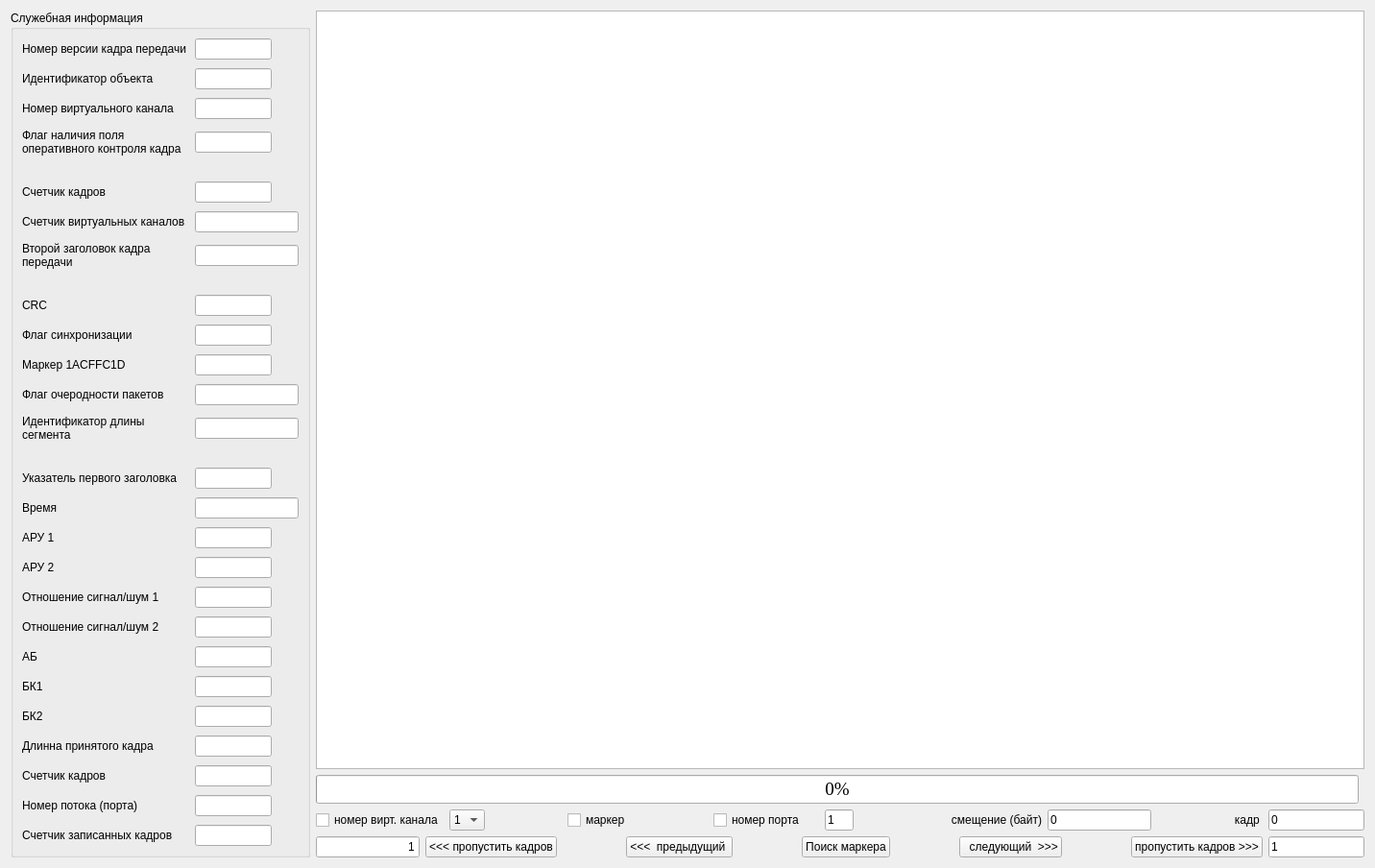
      <widget class="QWidget" name="tab_2">
       <attribute name="title">
        <string>Шестнадцатеричный</string>
       </attribute>
       <layout class="QGridLayout" name="gridLayout_2">
        <item row="8" column="2" colspan="2">
         <layout class="QHBoxLayout" name="horizontalLayout_3">
          <item>
           <widget class="QCheckBox" name="cbvirtk">
            <property name="text">
             <string>номер вирт. канала</string>
            </property>
           </widget>
          </item>
          <item>
           <widget class="QComboBox" name="nvirtk">
            <item>
             <property name="text">
              <string>1</string>
             </property>
            </item>
            <item>
             <property name="text">
              <string>2</string>
             </property>
            </item>
            <item>
             <property name="text">
              <string>3</string>
             </property>
            </item>
            <item>
             <property name="text">
              <string>4</string>
             </property>
            </item>
            <item>
             <property name="text">
              <string>5</string>
             </property>
            </item>
            <item>
             <property name="text">
              <string>6</string>
             </property>
            </item>
            <item>
             <property name="text">
              <string>0</string>
             </property>
            </item>
           </widget>
          </item>
          <item>
           <spacer name="horizontalSpacer_12">
            <property name="orientation">
             <enum>Qt::Horizontal</enum>
            </property>
            <property name="sizeHint" stdset="0">
             <size>
              <width>40</width>
              <height>20</height>
             </size>
            </property>
           </spacer>
          </item>
          <item>
           <spacer name="horizontalSpacer_6">
            <property name="orientation">
             <enum>Qt::Horizontal</enum>
            </property>
            <property name="sizeHint" stdset="0">
             <size>
              <width>40</width>
              <height>20</height>
             </size>
            </property>
           </spacer>
          </item>
          <item>
           <widget class="QCheckBox" name="skipMarmer">
            <property name="maximumSize">
             <size>
              <width>90</width>
              <height>16777215</height>
             </size>
            </property>
            <property name="text">
             <string>маркер</string>
            </property>
            <property name="checked">
             <bool>false</bool>
            </property>
           </widget>
          </item>
          <item>
           <spacer name="horizontalSpacer_14">
            <property name="orientation">
             <enum>Qt::Horizontal</enum>
            </property>
            <property name="sizeHint" stdset="0">
             <size>
              <width>40</width>
              <height>20</height>
             </size>
            </property>
           </spacer>
          </item>
          <item>
           <spacer name="horizontalSpacer_7">
            <property name="orientation">
             <enum>Qt::Horizontal</enum>
            </property>
            <property name="sizeHint" stdset="0">
             <size>
              <width>40</width>
              <height>20</height>
             </size>
            </property>
           </spacer>
          </item>
          <item>
           <widget class="QCheckBox" name="cbport">
            <property name="sizePolicy">
             <sizepolicy hsizetype="Minimum" vsizetype="Fixed">
              <horstretch>12</horstretch>
              <verstretch>0</verstretch>
             </sizepolicy>
            </property>
            <property name="minimumSize">
             <size>
              <width>110</width>
              <height>0</height>
             </size>
            </property>
            <property name="maximumSize">
             <size>
              <width>115</width>
              <height>16777215</height>
             </size>
            </property>
            <property name="text">
             <string>номер порта</string>
            </property>
            <property name="iconSize">
             <size>
              <width>21</width>
              <height>16</height>
             </size>
            </property>
           </widget>
          </item>
          <item>
           <widget class="QLineEdit" name="port">
            <property name="maximumSize">
             <size>
              <width>30</width>
              <height>16777215</height>
             </size>
            </property>
            <property name="text">
             <string>1</string>
            </property>
           </widget>
          </item>
          <item>
           <spacer name="horizontalSpacer_8">
            <property name="orientation">
             <enum>Qt::Horizontal</enum>
            </property>
            <property name="sizeHint" stdset="0">
             <size>
              <width>40</width>
              <height>20</height>
             </size>
            </property>
           </spacer>
          </item>
          <item>
           <spacer name="horizontalSpacer_15">
            <property name="orientation">
             <enum>Qt::Horizontal</enum>
            </property>
            <property name="sizeHint" stdset="0">
             <size>
              <width>40</width>
              <height>20</height>
             </size>
            </property>
           </spacer>
          </item>
          <item>
           <widget class="QLabel" name="label_30">
            <property name="minimumSize">
             <size>
              <width>110</width>
              <height>0</height>
             </size>
            </property>
            <property name="maximumSize">
             <size>
              <width>112</width>
              <height>16777215</height>
             </size>
            </property>
            <property name="text">
             <string>смещение (байт)</string>
            </property>
            <property name="alignment">
             <set>Qt::AlignRight|Qt::AlignTrailing|Qt::AlignVCenter</set>
            </property>
           </widget>
          </item>
          <item>
           <widget class="QLineEdit" name="pos">
            <property name="maximumSize">
             <size>
              <width>120</width>
              <height>16777215</height>
             </size>
            </property>
            <property name="text">
             <string>0</string>
            </property>
           </widget>
          </item>
          <item>
           <spacer name="horizontalSpacer_11">
            <property name="orientation">
             <enum>Qt::Horizontal</enum>
            </property>
            <property name="sizeHint" stdset="0">
             <size>
              <width>40</width>
              <height>20</height>
             </size>
            </property>
           </spacer>
          </item>
          <item>
           <spacer name="horizontalSpacer_16">
            <property name="orientation">
             <enum>Qt::Horizontal</enum>
            </property>
            <property name="sizeHint" stdset="0">
             <size>
              <width>40</width>
              <height>20</height>
             </size>
            </property>
           </spacer>
          </item>
          <item>
           <widget class="QLabel" name="label_31">
            <property name="maximumSize">
             <size>
              <width>40</width>
              <height>16777215</height>
             </size>
            </property>
            <property name="text">
             <string>кадр </string>
            </property>
            <property name="alignment">
             <set>Qt::AlignRight|Qt::AlignTrailing|Qt::AlignVCenter</set>
            </property>
           </widget>
          </item>
          <item>
           <widget class="QLineEdit" name="kadr">
            <property name="maximumSize">
             <size>
              <width>100</width>
              <height>16777215</height>
             </size>
            </property>
            <property name="text">
             <string>0</string>
            </property>
           </widget>
          </item>
         </layout>
        </item>
        <item row="9" column="2" colspan="2">
         <layout class="QHBoxLayout" name="horizontalLayout_2">
          <item>
           <widget class="QLineEdit" name="skipBack">
            <property name="text">
             <string>1</string>
            </property>
            <property name="alignment">
             <set>Qt::AlignRight|Qt::AlignTrailing|Qt::AlignVCenter</set>
            </property>
           </widget>
          </item>
          <item>
           <widget class="QPushButton" name="PuSkipBack">
            <property name="text">
             <string>&lt;&lt;&lt; пропустить кадров</string>
            </property>
           </widget>
          </item>
          <item>
           <spacer name="horizontalSpacer_5">
            <property name="orientation">
             <enum>Qt::Horizontal</enum>
            </property>
            <property name="sizeHint" stdset="0">
             <size>
              <width>40</width>
              <height>20</height>
             </size>
            </property>
           </spacer>
          </item>
          <item>
           <widget class="QPushButton" name="up">
            <property name="enabled">
             <bool>true</bool>
            </property>
            <property name="text">
             <string>&lt;&lt;&lt;  предыдущий </string>
            </property>
           </widget>
          </item>
          <item>
           <spacer name="horizontalSpacer_9">
            <property name="orientation">
             <enum>Qt::Horizontal</enum>
            </property>
            <property name="sizeHint" stdset="0">
             <size>
              <width>40</width>
              <height>20</height>
             </size>
            </property>
           </spacer>
          </item>
          <item>
           <widget class="QPushButton" name="findmarker">
            <property name="enabled">
             <bool>true</bool>
            </property>
            <property name="text">
             <string>Поиск маркера</string>
            </property>
           </widget>
          </item>
          <item>
           <spacer name="horizontalSpacer_10">
            <property name="orientation">
             <enum>Qt::Horizontal</enum>
            </property>
            <property name="sizeHint" stdset="0">
             <size>
              <width>40</width>
              <height>20</height>
             </size>
            </property>
           </spacer>
          </item>
          <item>
           <widget class="QPushButton" name="dn">
            <property name="enabled">
             <bool>true</bool>
            </property>
            <property name="text">
             <string>  следующий  &gt;&gt;&gt;</string>
            </property>
           </widget>
          </item>
          <item>
           <spacer name="horizontalSpacer_13">
            <property name="orientation">
             <enum>Qt::Horizontal</enum>
            </property>
            <property name="sizeHint" stdset="0">
             <size>
              <width>40</width>
              <height>20</height>
             </size>
            </property>
           </spacer>
          </item>
          <item>
           <widget class="QPushButton" name="nnZap">
            <property name="enabled">
             <bool>true</bool>
            </property>
            <property name="text">
             <string>пропустить кадров &gt;&gt;&gt;</string>
            </property>
           </widget>
          </item>
          <item>
           <widget class="QLineEdit" name="nn">
            <property name="maximumSize">
             <size>
              <width>100</width>
              <height>16777215</height>
             </size>
            </property>
            <property name="text">
             <string>1</string>
            </property>
           </widget>
          </item>
         </layout>
        </item>
        <item row="0" column="2" rowspan="7" colspan="2">
         <widget class="QTextEdit" name="textEdit">
          <property name="enabled">
           <bool>true</bool>
          </property>
          <property name="sizePolicy">
           <sizepolicy hsizetype="Ignored" vsizetype="Ignored">
            <horstretch>0</horstretch>
            <verstretch>0</verstretch>
           </sizepolicy>
          </property>
          <property name="maximumSize">
           <size>
            <width>1500</width>
            <height>1500</height>
           </size>
          </property>
          <property name="font">
           <font>
            <family>Monospac821 BT</family>
            <pointsize>14</pointsize>
            <weight>50</weight>
            <bold>false</bold>
           </font>
          </property>
         </widget>
        </item>
        <item row="0" column="0" rowspan="10">
         <widget class="QGroupBox" name="groupBox">
          <property name="title">
           <string>Служебная информация</string>
          </property>
          <layout class="QGridLayout" name="gridLayout" rowstretch="0,0,0,0,0,0,0,0,0,0,0,0,0,0,0,0,0,0,0,0,0,0,0,0,0,0,0,0,0,0,0,0">
           <property name="horizontalSpacing">
            <number>8</number>
           </property>
           <property name="verticalSpacing">
            <number>9</number>
           </property>
           <item row="25" column="0">
            <widget class="QLabel" name="label_18">
             <property name="text">
              <string>АБ</string>
             </property>
            </widget>
           </item>
           <item row="26" column="0">
            <widget class="QLabel" name="label_19">
             <property name="text">
              <string>БК1</string>
             </property>
            </widget>
           </item>
           <item row="11" column="1">
            <widget class="QLineEdit" name="CRC_2">
             <property name="maximumSize">
              <size>
               <width>80</width>
               <height>16777215</height>
              </size>
             </property>
            </widget>
           </item>
           <item row="26" column="1">
            <widget class="QLineEdit" name="BK1">
             <property name="maximumSize">
              <size>
               <width>80</width>
               <height>16777215</height>
              </size>
             </property>
            </widget>
           </item>
           <item row="28" column="1">
            <widget class="QLineEdit" name="SizeKadr">
             <property name="maximumSize">
              <size>
               <width>80</width>
               <height>16777215</height>
              </size>
             </property>
            </widget>
           </item>
           <item row="27" column="1">
            <widget class="QLineEdit" name="BK2">
             <property name="maximumSize">
              <size>
               <width>80</width>
               <height>16777215</height>
              </size>
             </property>
            </widget>
           </item>
           <item row="28" column="0">
            <widget class="QLabel" name="label_21">
             <property name="text">
              <string>Длинна принятого кадра</string>
             </property>
            </widget>
           </item>
           <item row="25" column="1">
            <widget class="QLineEdit" name="AB">
             <property name="maximumSize">
              <size>
               <width>80</width>
               <height>16777215</height>
              </size>
             </property>
            </widget>
           </item>
           <item row="1" column="1">
            <widget class="QLineEdit" name="Indf">
             <property name="maximumSize">
              <size>
               <width>80</width>
               <height>16777215</height>
              </size>
             </property>
            </widget>
           </item>
           <item row="0" column="1">
            <widget class="QLineEdit" name="nVer">
             <property name="maximumSize">
              <size>
               <width>80</width>
               <height>16777215</height>
              </size>
             </property>
            </widget>
           </item>
           <item row="2" column="1">
            <widget class="QLineEdit" name="VirtK">
             <property name="maximumSize">
              <size>
               <width>80</width>
               <height>16777215</height>
              </size>
             </property>
            </widget>
           </item>
           <item row="2" column="0">
            <widget class="QLabel" name="label_3">
             <property name="text">
              <string>Номер виртуального канала</string>
             </property>
            </widget>
           </item>
           <item row="31" column="1">
            <widget class="QLineEdit" name="NZkadrov">
             <property name="maximumSize">
              <size>
               <width>80</width>
               <height>16777215</height>
              </size>
             </property>
            </widget>
           </item>
           <item row="29" column="0">
            <widget class="QLabel" name="label_7">
             <property name="text">
              <string>Счетчик кадров</string>
             </property>
            </widget>
           </item>
           <item row="30" column="1">
            <widget class="QLineEdit" name="nport">
             <property name="maximumSize">
              <size>
               <width>80</width>
               <height>16777215</height>
              </size>
             </property>
            </widget>
           </item>
           <item row="1" column="0">
            <widget class="QLabel" name="label_2">
             <property name="text">
              <string>Идентификатор объекта</string>
             </property>
            </widget>
           </item>
           <item row="31" column="0">
            <widget class="QLabel" name="label_9">
             <property name="text">
              <string>Счетчик записанных кадров</string>
             </property>
            </widget>
           </item>
           <item row="29" column="1">
            <widget class="QLineEdit" name="NKadr_2">
             <property name="maximumSize">
              <size>
               <width>80</width>
               <height>16777215</height>
              </size>
             </property>
            </widget>
           </item>
           <item row="30" column="0">
            <widget class="QLabel" name="label_8">
             <property name="text">
              <string>Номер потока (порта)</string>
             </property>
            </widget>
           </item>
           <item row="0" column="0">
            <widget class="QLabel" name="label">
             <property name="text">
              <string>Номер версии кадра передачи</string>
             </property>
            </widget>
           </item>
           <item row="5" column="0">
            <widget class="QLabel" name="label_5">
             <property name="text">
              <string>Счетчик кадров</string>
             </property>
            </widget>
           </item>
           <item row="10" column="1">
            <widget class="QLineEdit" name="CRC">
             <property name="maximumSize">
              <size>
               <width>80</width>
               <height>16777215</height>
              </size>
             </property>
            </widget>
           </item>
           <item row="12" column="1">
            <widget class="QLineEdit" name="Marker">
             <property name="maximumSize">
              <size>
               <width>80</width>
               <height>16777215</height>
              </size>
             </property>
            </widget>
           </item>
           <item row="23" column="1">
            <widget class="QLineEdit" name="SSH1">
             <property name="maximumSize">
              <size>
               <width>80</width>
               <height>16777215</height>
              </size>
             </property>
            </widget>
           </item>
           <item row="5" column="1">
            <widget class="QLineEdit" name="NKadr">
             <property name="maximumSize">
              <size>
               <width>80</width>
               <height>16777215</height>
              </size>
             </property>
            </widget>
           </item>
           <item row="3" column="1">
            <widget class="QLineEdit" name="VirtK_2">
             <property name="maximumSize">
              <size>
               <width>80</width>
               <height>16777215</height>
              </size>
             </property>
            </widget>
           </item>
           <item row="10" column="0">
            <widget class="QLabel" name="label_12">
             <property name="text">
              <string>CRC</string>
             </property>
            </widget>
           </item>
           <item row="12" column="0">
            <widget class="QLabel" name="label_13">
             <property name="text">
              <string>Маркер 1ACFFC1D</string>
             </property>
            </widget>
           </item>
           <item row="22" column="0">
            <widget class="QLabel" name="label_15">
             <property name="text">
              <string>АРУ 2</string>
             </property>
            </widget>
           </item>
           <item row="21" column="0">
            <widget class="QLabel" name="label_14">
             <property name="text">
              <string>АРУ 1</string>
             </property>
            </widget>
           </item>
           <item row="21" column="1">
            <widget class="QLineEdit" name="ARU1">
             <property name="maximumSize">
              <size>
               <width>80</width>
               <height>16777215</height>
              </size>
             </property>
            </widget>
           </item>
           <item row="23" column="0">
            <widget class="QLabel" name="label_16">
             <property name="text">
              <string>Отношение сигнал/шум 1</string>
             </property>
            </widget>
           </item>
           <item row="24" column="1">
            <widget class="QLineEdit" name="SSH2">
             <property name="maximumSize">
              <size>
               <width>80</width>
               <height>16777215</height>
              </size>
             </property>
            </widget>
           </item>
           <item row="27" column="0">
            <widget class="QLabel" name="label_20">
             <property name="text">
              <string>БК2</string>
             </property>
            </widget>
           </item>
           <item row="22" column="1">
            <widget class="QLineEdit" name="ARU2">
             <property name="maximumSize">
              <size>
               <width>80</width>
               <height>16777215</height>
              </size>
             </property>
            </widget>
           </item>
           <item row="24" column="0">
            <widget class="QLabel" name="label_17">
             <property name="text">
              <string>Отношение сигнал/шум 2</string>
             </property>
            </widget>
           </item>
           <item row="11" column="0">
            <widget class="QLabel" name="label_52">
             <property name="text">
              <string>Флаг синхронизации</string>
             </property>
            </widget>
           </item>
           <item row="18" column="0">
            <widget class="QLabel" name="label_44">
             <property name="text">
              <string>Время</string>
             </property>
            </widget>
           </item>
           <item row="9" column="0">
            <widget class="QLabel" name="label_56">
             <property name="minimumSize">
              <size>
               <width>0</width>
               <height>4</height>
              </size>
             </property>
             <property name="maximumSize">
              <size>
               <width>16777215</width>
               <height>8</height>
              </size>
             </property>
             <property name="text">
              <string/>
             </property>
            </widget>
           </item>
           <item row="18" column="1">
            <widget class="QLineEdit" name="Time">
             <property name="sizePolicy">
              <sizepolicy hsizetype="Maximum" vsizetype="Maximum">
               <horstretch>255</horstretch>
               <verstretch>35</verstretch>
              </sizepolicy>
             </property>
             <property name="minimumSize">
              <size>
               <width>95</width>
               <height>0</height>
              </size>
             </property>
             <property name="maximumSize">
              <size>
               <width>340</width>
               <height>33</height>
              </size>
             </property>
             <property name="baseSize">
              <size>
               <width>255</width>
               <height>50</height>
              </size>
             </property>
            </widget>
           </item>
           <item row="7" column="0">
            <widget class="QLabel" name="label_50">
             <property name="text">
              <string>Счетчик виртуальных каналов</string>
             </property>
            </widget>
           </item>
           <item row="4" column="0">
            <widget class="QLabel" name="label_55">
             <property name="minimumSize">
              <size>
               <width>0</width>
               <height>5</height>
              </size>
             </property>
             <property name="maximumSize">
              <size>
               <width>16777215</width>
               <height>8</height>
              </size>
             </property>
             <property name="baseSize">
              <size>
               <width>0</width>
               <height>10</height>
              </size>
             </property>
             <property name="text">
              <string/>
             </property>
            </widget>
           </item>
           <item row="3" column="0">
            <widget class="QLabel" name="label_49">
             <property name="sizePolicy">
              <sizepolicy hsizetype="Maximum" vsizetype="Maximum">
               <horstretch>100</horstretch>
               <verstretch>60</verstretch>
              </sizepolicy>
             </property>
             <property name="minimumSize">
              <size>
               <width>0</width>
               <height>30</height>
              </size>
             </property>
             <property name="maximumSize">
              <size>
               <width>250</width>
               <height>190</height>
              </size>
             </property>
             <property name="sizeIncrement">
              <size>
               <width>0</width>
               <height>100</height>
              </size>
             </property>
             <property name="text">
              <string>Флаг наличия поля оперативного контроля кадра</string>
             </property>
             <property name="wordWrap">
              <bool>true</bool>
             </property>
            </widget>
           </item>
           <item row="17" column="0">
            <widget class="QLabel" name="label_32">
             <property name="text">
              <string>Указатель первого заголовка</string>
             </property>
            </widget>
           </item>
           <item row="13" column="1">
            <widget class="QLineEdit" name="flagOcPak"/>
           </item>
           <item row="7" column="1">
            <widget class="QLineEdit" name="Chvirtkan"/>
           </item>
           <item row="8" column="0">
            <widget class="QLabel" name="label_51">
             <property name="sizePolicy">
              <sizepolicy hsizetype="Maximum" vsizetype="Maximum">
               <horstretch>0</horstretch>
               <verstretch>0</verstretch>
              </sizepolicy>
             </property>
             <property name="minimumSize">
              <size>
               <width>0</width>
               <height>30</height>
              </size>
             </property>
             <property name="maximumSize">
              <size>
               <width>16777215</width>
               <height>30</height>
              </size>
             </property>
             <property name="text">
              <string>Второй заголовок кадра передачи</string>
             </property>
             <property name="wordWrap">
              <bool>true</bool>
             </property>
            </widget>
           </item>
           <item row="17" column="1">
            <widget class="QLineEdit" name="uZag">
             <property name="maximumSize">
              <size>
               <width>80</width>
               <height>16777215</height>
              </size>
             </property>
            </widget>
           </item>
           <item row="14" column="0">
            <widget class="QLabel" name="label_54">
             <property name="sizePolicy">
              <sizepolicy hsizetype="Maximum" vsizetype="Maximum">
               <horstretch>30</horstretch>
               <verstretch>50</verstretch>
              </sizepolicy>
             </property>
             <property name="minimumSize">
              <size>
               <width>0</width>
               <height>30</height>
              </size>
             </property>
             <property name="maximumSize">
              <size>
               <width>16777215</width>
               <height>30</height>
              </size>
             </property>
             <property name="sizeIncrement">
              <size>
               <width>1000</width>
               <height>10000</height>
              </size>
             </property>
             <property name="text">
              <string>Идентификатор длины сегмента</string>
             </property>
             <property name="wordWrap">
              <bool>true</bool>
             </property>
            </widget>
           </item>
           <item row="14" column="1">
            <widget class="QLineEdit" name="sizeSegm"/>
           </item>
           <item row="13" column="0">
            <widget class="QLabel" name="label_53">
             <property name="text">
              <string>Флаг очеродности пакетов</string>
             </property>
            </widget>
           </item>
           <item row="8" column="1">
            <widget class="QLineEdit" name="zagKadr2"/>
           </item>
           <item row="15" column="0">
            <widget class="QLabel" name="label_57">
             <property name="maximumSize">
              <size>
               <width>16777215</width>
               <height>8</height>
              </size>
             </property>
             <property name="text">
              <string/>
             </property>
            </widget>
           </item>
          </layout>
         </widget>
        </item>
        <item row="7" column="2">
         <widget class="QProgressBar" name="progressInd">
          <property name="minimumSize">
           <size>
            <width>0</width>
            <height>20</height>
           </size>
          </property>
          <property name="maximumSize">
           <size>
            <width>16777215</width>
            <height>30</height>
           </size>
          </property>
          <property name="font">
           <font>
            <family>Liberation Serif</family>
            <pointsize>14</pointsize>
           </font>
          </property>
          <property name="value">
           <number>0</number>
          </property>
          <property name="alignment">
           <set>Qt::AlignLeading|Qt::AlignLeft|Qt::AlignVCenter</set>
          </property>
          <property name="textVisible">
           <bool>true</bool>
          </property>
          <property name="textDirection">
           <enum>QProgressBar::TopToBottom</enum>
          </property>
         </widget>
        </item>
       </layout>
      </widget>
